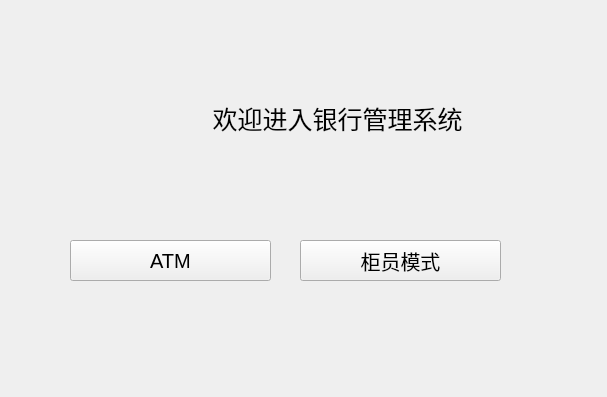
<?xml version="1.0" encoding="UTF-8"?>
<ui version="4.0">
 <class>MainWindow</class>
 <widget class="QMainWindow" name="MainWindow">
  <property name="geometry">
   <rect>
    <x>0</x>
    <y>0</y>
    <width>607</width>
    <height>397</height>
   </rect>
  </property>
  <property name="windowTitle">
   <string>MainWindow</string>
  </property>
  <property name="styleSheet">
   <string notr="true"/>
  </property>
  <widget class="QWidget" name="centralWidget">
   <property name="styleSheet">
    <string notr="true"/>
   </property>
   <widget class="QPushButton" name="pushButton">
    <property name="geometry">
     <rect>
      <x>70</x>
      <y>240</y>
      <width>201</width>
      <height>41</height>
     </rect>
    </property>
    <property name="styleSheet">
     <string notr="true">font-size:20px;
color: rgb(0, 0, 0);</string>
    </property>
    <property name="text">
     <string>ATM</string>
    </property>
   </widget>
   <widget class="QPushButton" name="pushButton_2">
    <property name="geometry">
     <rect>
      <x>300</x>
      <y>240</y>
      <width>201</width>
      <height>41</height>
     </rect>
    </property>
    <property name="styleSheet">
     <string notr="true">
font-size:20px;
color: rgb(0, 0, 0);
</string>
    </property>
    <property name="text">
     <string>柜员模式</string>
    </property>
   </widget>
   <widget class="QLabel" name="label">
    <property name="geometry">
     <rect>
      <x>60</x>
      <y>60</y>
      <width>439</width>
      <height>116</height>
     </rect>
    </property>
    <property name="styleSheet">
     <string notr="true">font-size:25px;
color: rgb(0, 0, 0);</string>
    </property>
    <property name="frameShape">
     <enum>QFrame::NoFrame</enum>
    </property>
    <property name="text">
     <string>                      欢迎进入银行管理系统</string>
    </property>
   </widget>
  </widget>
 </widget>
 <layoutdefault spacing="6" margin="11"/>
 <resources/>
 <connections/>
</ui>
